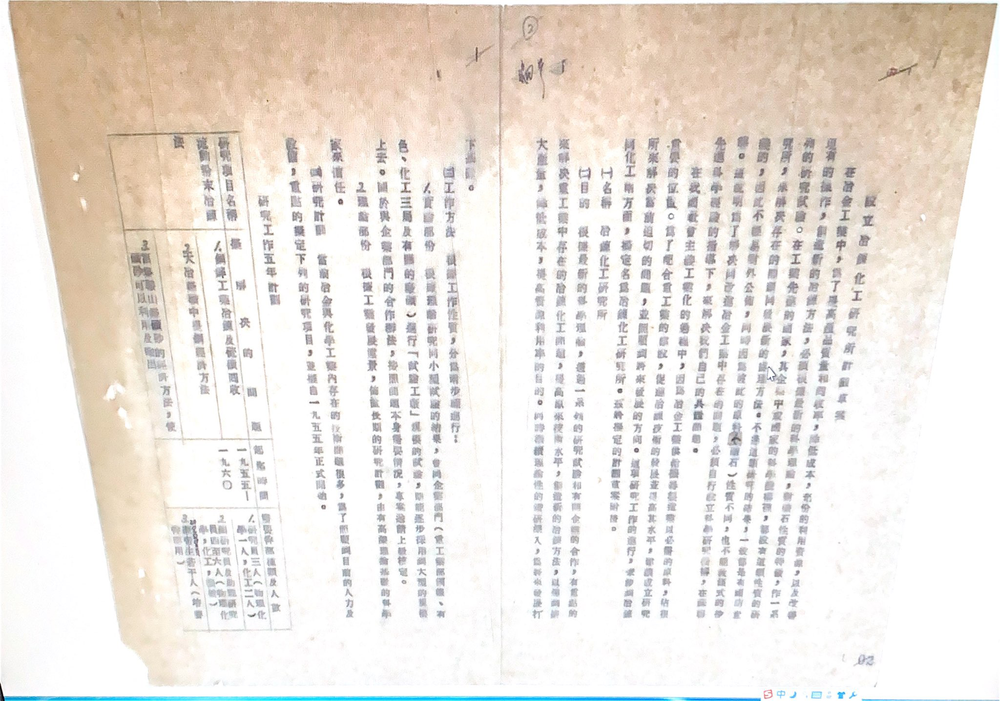
#> input picture Data/exp_pic/10/_img1.png, 1000 x 701 px, shrunk from 2048 x 1435 before the run, found by its file name
$ python '透视变换.py'   (older library calls are emulated)
#> lines starting #> are read from the running program, lines starting #| are printed output that depends on the picture; after the words box and inside, x2 and y2 are one past the last pixel; in counts of white or black regions, pixels touching at a corner belong together
from imutils.perspective import four_point_transform
import imutils
import cv2
import numpy as np


def Get_Outline(input_dir):
    image = cv2.imread(input_dir)
    gray = cv2.cvtColor(image, cv2.COLOR_BGR2GRAY)
    blurred = cv2.GaussianBlur(gray, (5, 5), 0)
    edged = cv2.Canny(blurred, 75, 200)
    return image, gray, edged


def Get_cnt(edged):  # 轮廓检测 获取四角点
    cnts = cv2.findContours(edged.copy(), cv2.RETR_EXTERNAL, cv2.CHAIN_APPROX_SIMPLE)
    cnts = cnts[0] if imutils.is_cv2() else cnts[1]
    docCnt = None

    if len(cnts) > 0:
        cnts = sorted(cnts, key=cv2.contourArea, reverse=True)
        for c in cnts:
            peri = cv2.arcLength(c, True)  # 轮廓按大小降序排序
            approx = cv2.approxPolyDP(c, 0.02 * peri, True)  # 获取近似的轮廓
            if len(approx) == 4:  # 近似轮廓有四个顶点
                docCnt = approx
                break
    return docCnt

def start(imagePath):
#> called with imagePath = '..\\Data\\exp_pic\\0\\_img1.png'
    img = cv2.imread(imagePath)
#> img is the input picture: shape (701, 1000, 3); mean B, G, R 222.3, 229.2, 236.2
    cv2.imshow("src", img)
    grayImage = cv2.cvtColor(img, cv2.COLOR_BGR2GRAY)
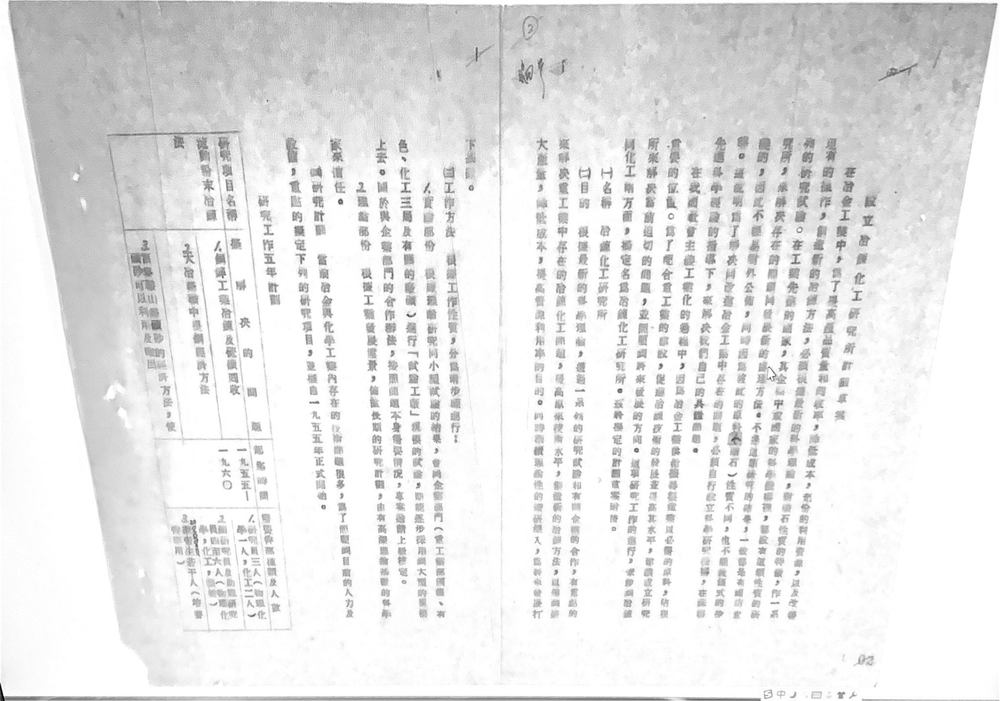
#> grayImage: shape (701, 1000); min 0, max 255, mean 230.5
    imageHeight, imageWidth = grayImage.shape[0:2]
#> imageHeight = 701; imageWidth = 1000
    print(imageWidth,", ", imageHeight)
#| 1000 ,  701
    # 进行一次自适应阈值提升边界识别度，参数可根据不同图片适当调整，特别是左后一个参数
    binaryImage = cv2.adaptiveThreshold(grayImage, 255, cv2.ADAPTIVE_THRESH_GAUSSIAN_C, cv2.THRESH_BINARY, 35, 10)
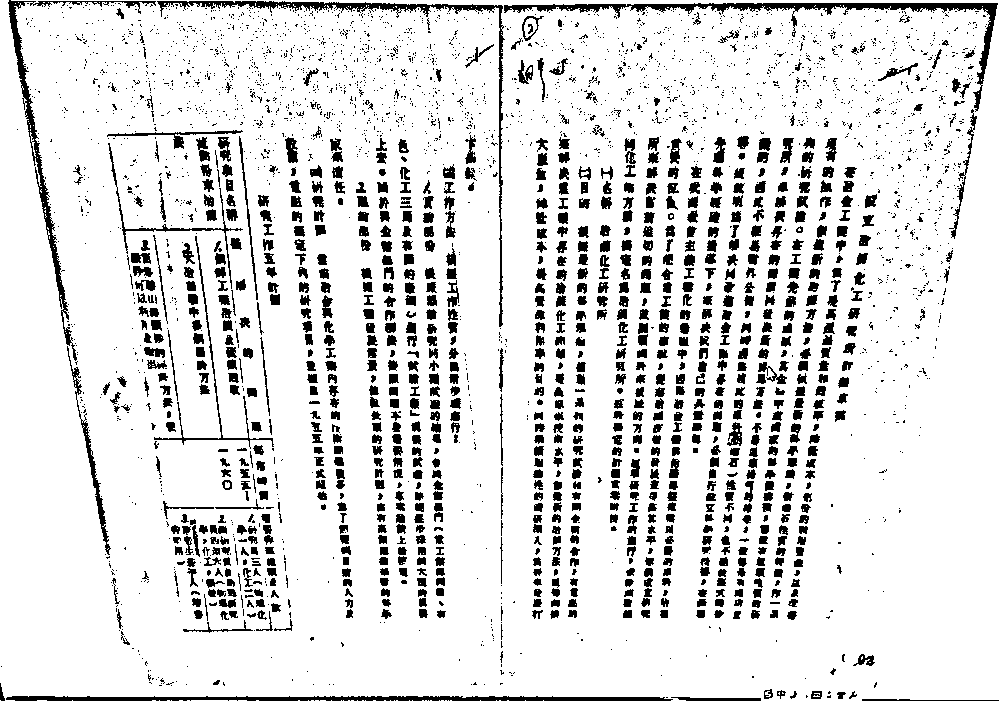
#> binaryImage: shape (701, 1000); 87.2% white; 3580 black regions (2567 under 20 px), largest, box (x1, y1, x2, y2) and area: (504, 3, 998, 112) 3482, (157, 1, 505, 327) 2659, (6, 696, 673, 701) 2647
    cv2.imshow("binaryImage", ~binaryImage)
    binaryImage = ~binaryImage
    # 这里我本来准备进行形态学操作的，可根据图片质量来取舍是否需要进行该操作，有些图片操作会好点
    # kernel = cv2.getStructuringElement(cv2.MORPH_RECT, (1, 1))
    # binaryImage = cv2.erode(binaryImage, kernel, iterations=1)
    # binaryImage = cv2.dilate(binaryImage, kernel, iterations=1)
    cv2.imshow("binaryImage", binaryImage)
    # 查找轮廓
    contours, hierarchy = cv2.findContours(~binaryImage, cv2.RETR_TREE, cv2.CHAIN_APPROX_SIMPLE)
#> contours = 4747 contours, 3660 with area under 20; largest, box (x1, y1, x2, y2) and area: (0, 0, 1000, 701) 693362, (503, 2, 999, 86) 3971, (156, 0, 506, 328) 3422, (153, 235, 275, 448) 1157, (80, 418, 112, 556) 770
    # 画轮廓
    cv2.drawContours(img, contours, 0, (0, 0, 255), 1)
#> img: shape (701, 1000, 3); under 0.01% of pixels changed, all inside (x1, y1, x2, y2) = (543, 700, 544, 701)
    cv2.imshow("imgray", img)
    cnt = 0
    for i in range(len(contours)):
        arclen = cv2.arcLength(contours[i], True)
        epsilon = max(3, int(arclen * 0.02))
        # 每个轮廓进行多边形拟合，计算其面积，变数，周长等信息
        approx = cv2.approxPolyDP(contours[i], epsilon, True)
        # 计算面积
        area = cv2.contourArea(contours[i])
        print("area = ", area)
        # 计算最小包围矩阵，这里没太多印象，要不要无所谓
        rect = cv2.minAreaRect(contours[i])
        print("rect = ", rect)
        # 获取最小包围矩阵的四个点
        box = np.int0(cv2.boxPoints(rect))
        print("box = ", box)
        h = int(rect[1][0])
        w = int(rect[1][1])
        if min(h, w) == 0:
            rotion = 0
        else:
            rotion = max(h, w) / min((h, w))
        imageArea = imageWidth * imageHeight
        # 这里是删选轮廓的判断，长款比太大的不要，面积太小的不要，太大的也不要，如果是想得到四边形，那么后面的shap[0]就是去这个轮廓的边数，我这里取四边形，满足条件的轮廓画出来
        if rotion < 10 and area > imageArea * 0.2 and area < imageWidth * imageHeight *0.99 and approx.shape[0] == 4:
                # 对满足条件的轮廓画出轮廓的拟合多边形
            print("满足")
            cv2.polylines(img, [approx], True, (0, 255, 0), 1)
            cv2.circle(img, (approx[0][0][0], approx[0][0][1]), 3, (0, 0, 255), 2)
            cv2.putText(img, str(1), (approx[0][0][0], approx[0][0][1]), cv2.FONT_HERSHEY_PLAIN,
                1.0, (0, 0, 0), thickness=1)
            cv2.circle(img, (approx[1][0][0], approx[1][0][1]), 3, (0, 0, 255), 2)
            cv2.putText(img, str(2), (approx[1][0][0], approx[1][0][1]), cv2.FONT_HERSHEY_PLAIN,
                1.0, (0, 0, 0), thickness=1)
            cv2.circle(img, (approx[2][0][0], approx[2][0][1]), 3, (0, 0, 255), 2)
            cv2.putText(img, str(3), (approx[2][0][0], approx[2][0][1]), cv2.FONT_HERSHEY_PLAIN,
                            1.0, (0, 0, 0), thickness=1)
            cv2.circle(img, (approx[3][0][0], approx[3][0][1]), 3, (0, 0, 255), 2)
            cv2.putText(img, str(4), (approx[3][0][0], approx[3][0][1]), cv2.FONT_HERSHEY_PLAIN,
                            1.0, (0, 0, 0), thickness=1)
            cv2.imshow("polylines", img)
#> this loop made 4747 passes
#> (arclen, epsilon, area, h, w, rotion) on pass 76: (4603.9, 92, 693361.5, 699, 998, 1.43)
#> (arclen, epsilon) on pass 77: (7.66, 3)
#> (printed output is left out)

if __name__ == "__main__":
    input_dir = "..\\Data\\exp_pic\\0\\_img1.png"
    start(input_dir)
    cv2.waitKey(0)
    cv2.destroyAllWindows()

$ run again, with Data/exp_pic/10/_img2.png copied over Data/exp_pic/10/_img1.png
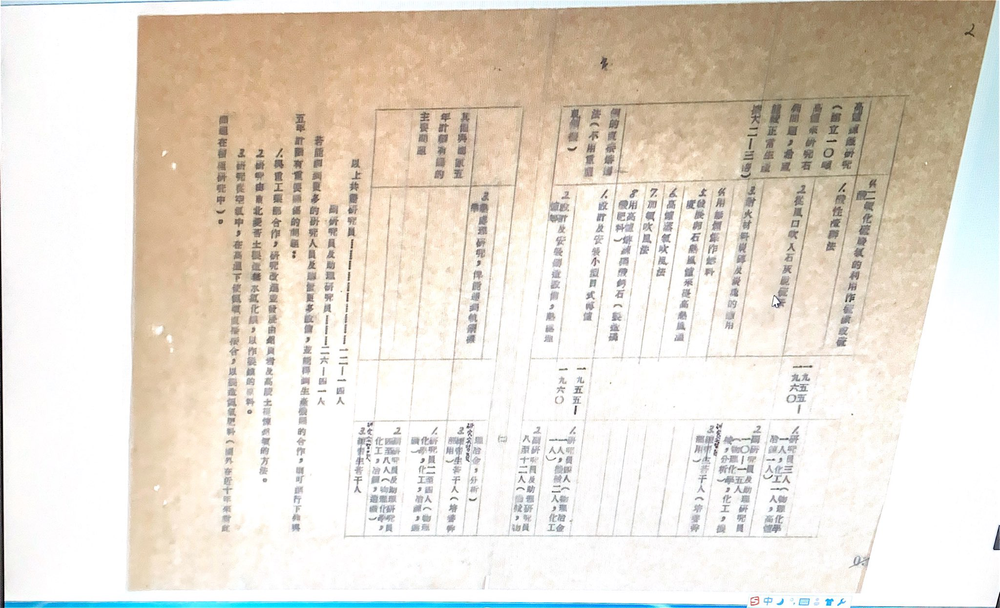
#> input picture Data/exp_pic/10/_img2.png, 1000 x 608 px, shrunk from 2048 x 1246 before the run, found by its file name
#> in start, img is the input picture: shape (608, 1000, 3); mean B, G, R 208.5, 220.3, 228.6
#> in start, `grayImage = cv2.cvtColor(img, cv2.COLOR_BGR2GRAY)`:
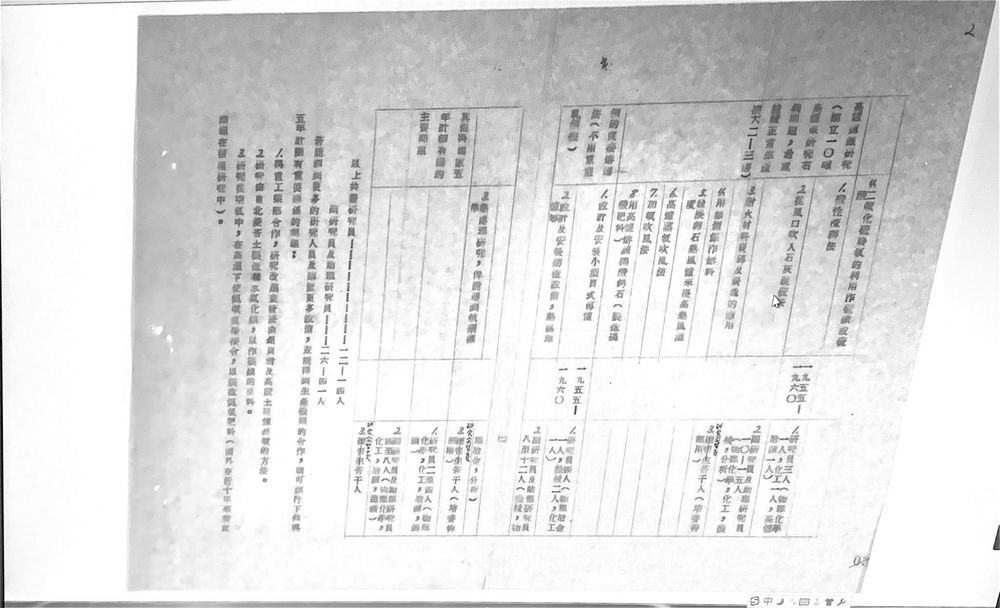
#> grayImage: shape (608, 1000); min 0, max 255, mean 221.5
#| 1000 ,  608
#> in start, `binaryImage = cv2.adaptiveThreshold(grayImage, 255, cv2.ADAPTIVE_THRES..`:
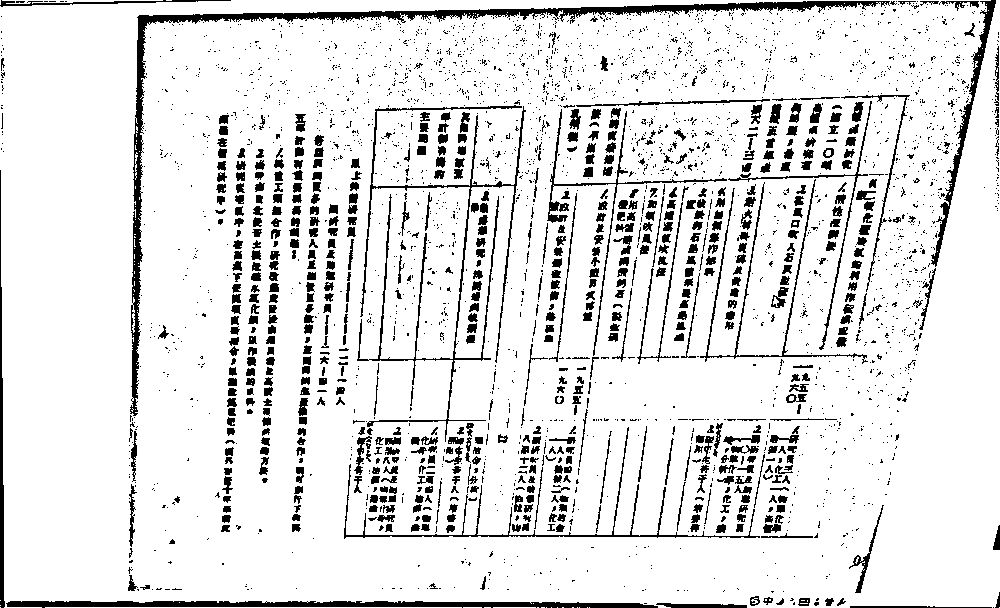
#> binaryImage: shape (608, 1000); 88.6% white; 3257 black regions (2600 under 20 px), largest, box (x1, y1, x2, y2) and area: (130, 1, 890, 416) 7514, (357, 105, 526, 442) 3649, (6, 601, 658, 608) 3425
#> contours = 4185 contours, 3417 with area under 20; largest, box (x1, y1, x2, y2) and area: (0, 0, 1000, 608) 597799, (129, 0, 891, 417) 8922, (359, 104, 527, 443) 5344, (343, 426, 761, 540) 2373, (699, 178, 868, 363) 1952
#> img: shape (608, 1000, 3); under 0.01% of pixels changed, all inside (x1, y1, x2, y2) = (999, 607, 1000, 608)
#> the loop in start, `for i in range(len(contours)):` made 4185 passes
#> (arclen, epsilon, approx, area, rect, box, h, w) on passes 36, 40: (17.9, 3, [[818, 601], [815, 606], [813, 603]], 22.5, ((816.3, 603.3), (5.66, 4.95), -45), [[816, 607], [812, 603], [816, 599], [820, 603]], 5, 4), (32.63, 3, [[843, 597], [846, 601], [837, 606]], 43, ((840.8, 602.2), (10.61, 5.66), -45), [[839, 608], [835, 604], [842, 596], [846, 600]], 10, 5)
#> (printed output is left out)

$ run again, with Data/exp_pic/10/_img6.png copied over Data/exp_pic/10/_img1.png
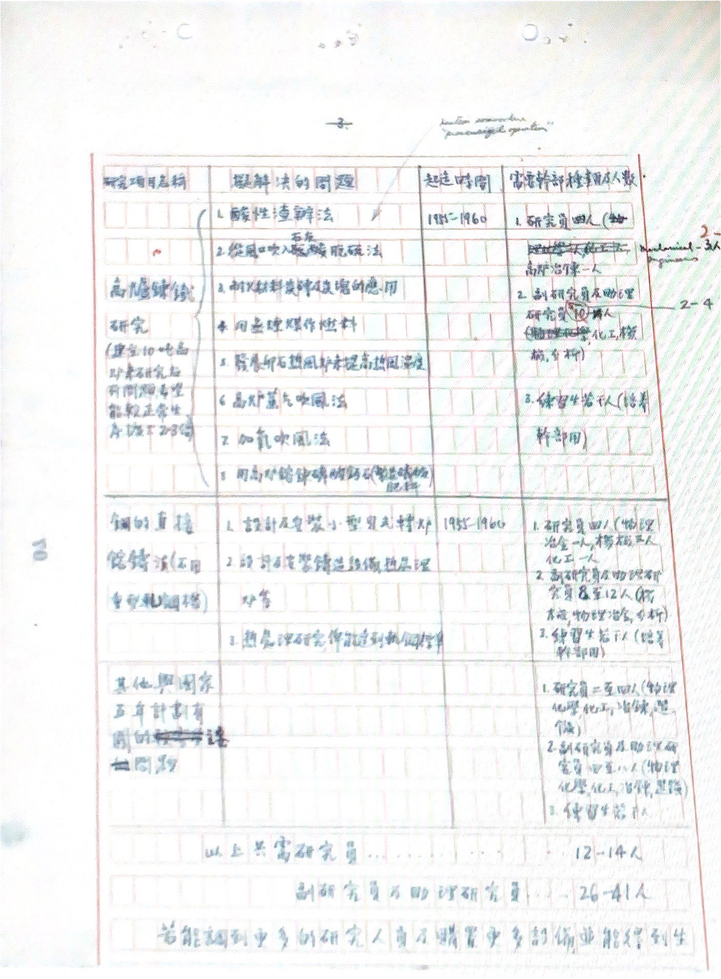
#> input picture Data/exp_pic/10/_img6.png, 721 x 979 px, shrunk from 1406 x 1909 before the run, found by its file name
#> in start, img is the input picture: shape (979, 721, 3); mean B, G, R 242.7, 242.5, 241.5
#| 721 ,  979
#> in start, `binaryImage = cv2.adaptiveThreshold(grayImage, 255, cv2.ADAPTIVE_THRES..`:
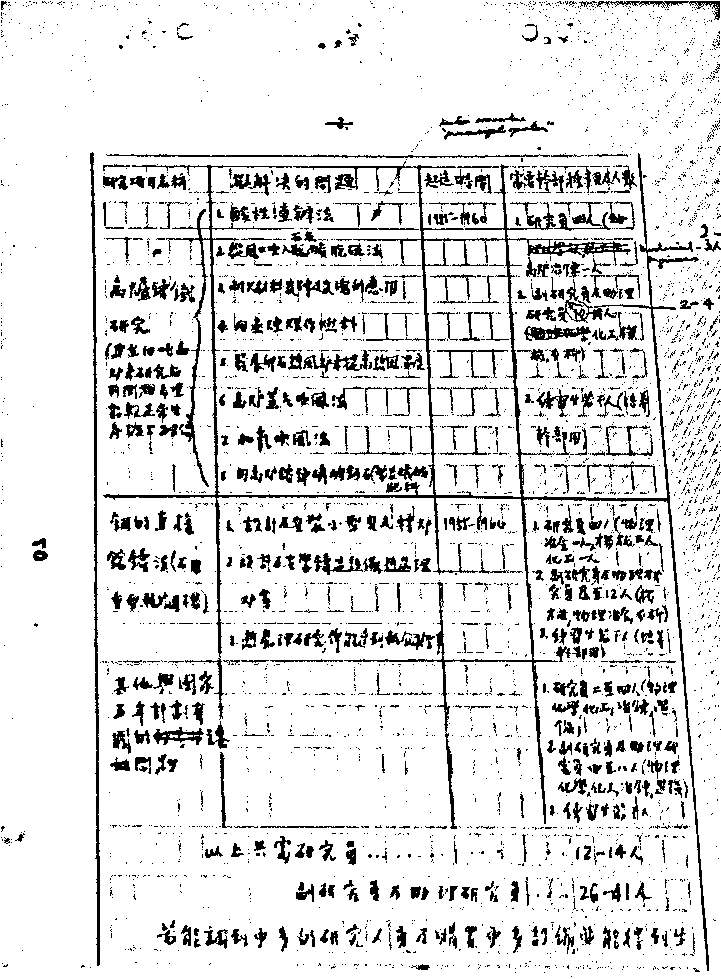
#> binaryImage: shape (979, 721); 88% white; 4036 black regions (3392 under 20 px), largest, box (x1, y1, x2, y2) and area: (103, 153, 709, 971) 15308, (90, 152, 100, 966) 2362, (106, 154, 550, 158) 777
#> contours = 5363 contours, 4549 with area under 20; largest, box (x1, y1, x2, y2) and area: (0, 0, 721, 979) 703974, (102, 152, 710, 972) 38409, (424, 240, 521, 497) 20348, (89, 151, 101, 967) 3178, (106, 153, 540, 159) 1191
#> in start, `cv2.drawContours(img, contours, 0, (0, 0, 255), 1)`:
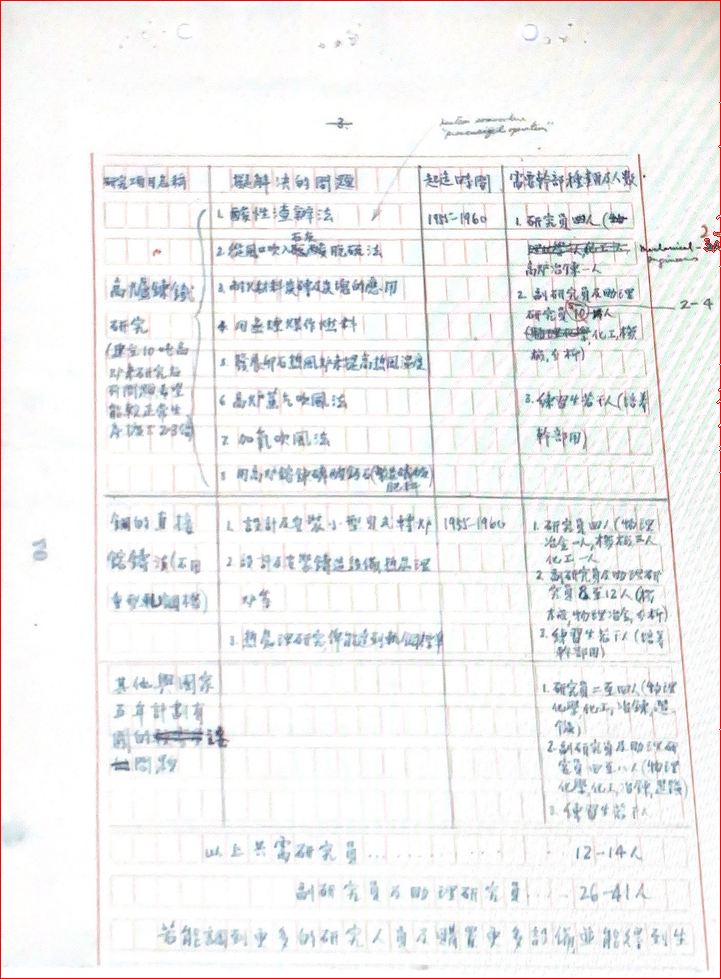
#> img: shape (979, 721, 3); 0.49% of pixels changed, all inside (x1, y1, x2, y2) = (0, 0, 721, 979)
#> the loop in start, `for i in range(len(contours)):` made 5363 passes
#> (arclen, epsilon, approx, area, rect, box, h, w) on pass 1: (3513.6, 70, [[0, 0], [0, 978], [720, 978], [720, 0]], 703973.5, ((360, 489), (978, 720), -90), [[720, 978], [0, 978], [0, 0], [720, 0]], 978, 720)
#> (printed output is left out)
